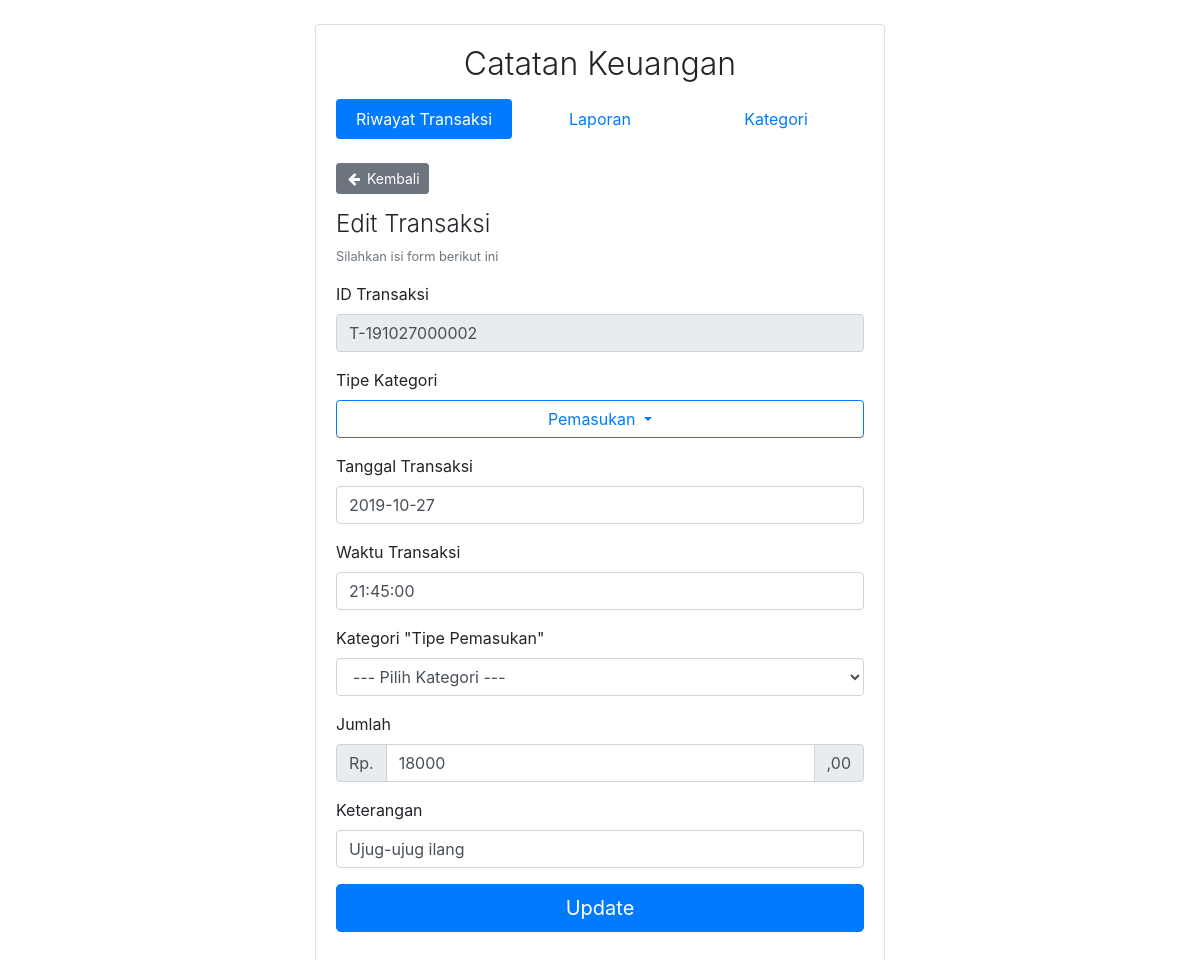
Page /transaksi/edit/T-191027000002/0 on the committed database.
### tables this page shows
CREATE TABLE `transaksi` (
  `id_transaksi` char(14) NOT NULL,
  `user_id` int(11) NOT NULL,
  `kategori_id` int(11) NOT NULL,
  `jumlah` int(11) NOT NULL,
  `tgl_transaksi` date NOT NULL,
  `waktu` time NOT NULL,
  `keterangan` varchar(64) NOT NULL
);

CREATE TABLE `kategori` (
  `id_kategori` int(11) NOT NULL,
  `nama_kategori` varchar(64) NOT NULL,
  `tipe_kategori` enum('pemasukan','pengeluaran') NOT NULL
);

### application/controllers/Transaksi.php (called while the page is built, shortened)
<?php
class Transaksi extends CI_Controller
{
	public function __construct()
	{
		$this->load->model('MainModel', 'main');
		$this->load->library('form_validation');
		$this->form_validation->set_error_delimiters('<small class="form-text text-danger">', '</small>');
		$this->form_validation->set_message('required', 'Silahkan isi kolom {field}.');
		$this->form_validation->set_message('greater_than_equal_to', 'Isilah kolom {field} dengan nilai minimal {param}');
	}
	private function template($view, $data = null)
	{
		$this->load->view('templates/header', $data);
		$this->load->view($view);
		$this->load->view('templates/footer');
	}
	private function _validasiTransaksi()
	{
		$this->form_validation->set_rules('tgl_transaksi', 'Tanggal Transaksi', 'required|trim');
		$this->form_validation->set_rules('waktu', 'Waktu Transaksi', 'required|trim');
		$this->form_validation->set_rules('kategori_id', 'Kategori', 'required');
		$this->form_validation->set_rules('jumlah', 'Jumlah', 'required|numeric|greater_than_equal_to[1]');
		$this->form_validation->set_rules('keterangan', 'Keterangan', 'required|trim');
	}
	public function edit($getId, $getTipe = null)
	{
		$id = encode_php_tags($getId);
		$getTipe = encode_php_tags($getTipe);
		$data['judul'] = "Edit Transaksi";
		$data['user'] = '1';
		$data['data'] = $this->main->getTransaksiById($id);
		$tipe = ['pemasukan', 'pengeluaran'];
		$setTipe = $getTipe != null ? $tipe[$getTipe] : $data['data']->tipe_kategori;
		$data['tipe'] = $setTipe;
		$data['kategori'] = $this->main->getKategoriByTipe($setTipe);
		if ($this->form_validation->run() == FALSE) {
			$this->template('transaksi/edit', $data);
		}
	}
}

### index.php (called while the page is built, shortened)
<?php
require_once BASEPATH.'core/CodeIgniter.php';

### application/models/MainModel.php (called while the page is built, shortened)
<?php
class MainModel extends CI_Model
{
    public function getTransaksiById($id)
    {
        $this->db->join('kategori k', 't.kategori_id=k.id_kategori');
        return $this->db->get_where('transaksi t', ['id_transaksi' => $id])->row();
    }
    public function getKategoriByTipe($tipe)
    {
        return $this->db->get_where('kategori', ['tipe_kategori' => $tipe])->result();
    }
}

### application/views/transaksi/edit.php (the view, shortened to what this page needs)
<a href="<?= base_url('transaksi') ?>" class="btn btn-sm btn-secondary mb-3">
    <i class="fa fa-fw fa-arrow-left"></i> Kembali
</a>
<h1 class="h4 font-weight-light"><?= $judul; ?></h1>
<p class="small text-muted">Silahkan isi form berikut ini</p>
<?= form_open('', '', ['id_transaksi' => $data->id_transaksi, 'user_id' => $user]); ?>
<form>
    <div class="form-group">
        <label for="id_transaksi">ID Transaksi</label>
        <input type="text" readonly value="<?= $data->id_transaksi; ?>" class="form-control" id="id_transaksi" placeholder="ID Transaksi">
    </div>
    <div class="form-group">
        <label for="dd-button">Tipe Kategori</label>
        <div class="dropdown">
            <button class="btn btn-block btn-outline-primary dropdown-toggle text-capitalize" type="button" id="dd-button" data-toggle="dropdown" aria-expanded="false">
                <?= $tipe; ?>
            </button>
        </div>
    </div>
    <div class="form-group">
        <label for="tgl_transaksi">Tanggal Transaksi</label>
        <input type="text" value="<?= set_value('tgl_transaksi', $data->tgl_transaksi); ?>" class="form-control" name="tgl_transaksi" id="tgl_transaksi" placeholder="Tanggal Transaksi">
    </div>
    <div class="form-group">
        <label for="waktu">Waktu Transaksi</label>
        <input type="text" value="<?= set_value('waktu', $data->waktu) ?>" class="form-control" name="waktu" id="waktu" placeholder="Tanggal Transaksi">
    </div>
    <div class="form-group">
        <label for="kategori_id">Kategori "<span class="text-capitalize">Tipe <?= $tipe ?></span>"</label>
        <select class="form-control" name="kategori_id" id="kategori_id">
            <option>--- Pilih Kategori ---</option>
        </select>
    </div>
    <div class="form-group">
        <label for="jumlah">Jumlah</label>
        <div class="input-group">
            <div class="input-group-prepend">
                <span class="input-group-text" id="basic-addon1">Rp.</span>
            </div>
            <input type="number" value="<?= set_value('jumlah', $data->jumlah); ?>" minlength="0" class="form-control" name="jumlah" id="jumlah" placeholder="0">
            <div class="input-group-append">
                <span class="input-group-text" id="basic-addon1">,00</span>
            </div>
        </div>
    </div>
    <div class="form-group">
        <label for="keterangan">Keterangan</label>
        <input type="text" value="<?= set_value('keterangan', $data->keterangan); ?>" class="form-control" name="keterangan" id="keterangan" placeholder="Keterangan...">
    </div>
    <div class="form-group">
        <button class="btn btn-primary btn-lg btn-block" type="submit">
            Update
        </button>
    </div>
</form>
<?= form_close(); ?>

### assets/css/style.css (style rules this page uses)
html, body { height: 100%; width: 100%; }

### rows in the picture
transaksi: id_transaksi "T-191027000002", tgl_transaksi "2019-10-27", waktu "21:45:00", jumlah "18000", keterangan "Ujug-ujug ilang"
kategori: tipe_kategori "Pemasukan"

### other values in the picture
$judul "Edit Transaksi"
